Frame 1 (no input): blank canvas, image omitted
Frame 60 (no input): blank canvas, image omitted
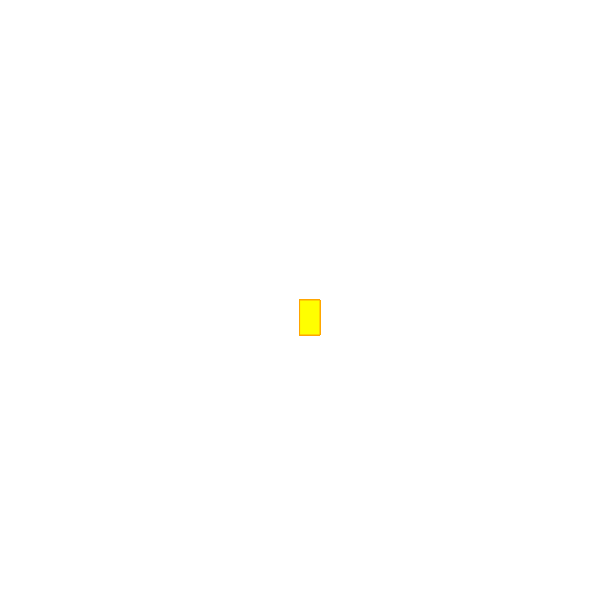
Frame 120 (the mouse pressed at the canvas centre since frame 60)

The p5.js sketch whose frames 1 and 60 were blank and that drew this single picture after the mouse press (run headless with seeded random() and noise() and a simulated clock; from frame 60 on, the mouse is pressed at the canvas centre):

// p5.js sketch
// ── sketch.js
function setup() {
    createCanvas(600, 600);
    background("white")
  }
  
  function draw() {
    
    stroke("orange")
    fill("yellow")
   
    if (mouseIsPressed) {
      rect(mouseX, mouseY, 20, 35);
    }
  }
  
